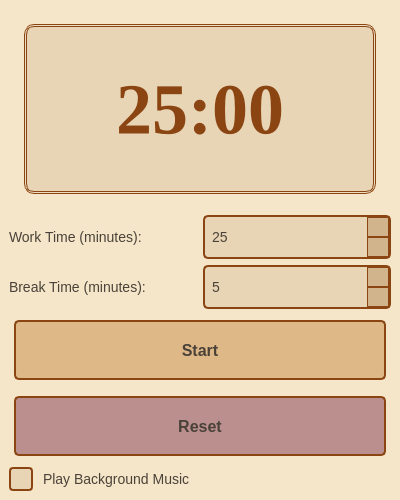
<?xml version="1.0" encoding="UTF-8"?>
<ui version="4.0">
 <class>MainWindow</class>
 <widget class="QMainWindow" name="MainWindow">
  <property name="geometry">
   <rect>
    <x>0</x>
    <y>0</y>
    <width>400</width>
    <height>500</height>
   </rect>
  </property>
  <property name="windowTitle">
   <string>Pomodoro Timer</string>
  </property>
  <property name="styleSheet">
   <string notr="true">QMainWindow {
    background-color: #F5E6CA;
}

QLabel {
    color: #4A4238;
    font-family: 'Times New Roman';
    font-size: 14px;
}

#timerLabel {
    color: #8B4513;
    font-size: 72px;
    font-weight: bold;
    padding: 20px;
    background-color: #E8D5B5;
    border: 3px double #8B4513;
    border-radius: 10px;
    margin: 15px;
}

QPushButton {
    background-color: #D2B48C;
    color: #4A4238;
    border: 2px solid #8B4513;
    padding: 8px;
    font-family: 'Times New Roman';
    font-size: 16px;
    font-weight: bold;
    border-radius: 5px;
    min-height: 40px;
    margin: 5px;
}

QPushButton:hover {
    background-color: #C19A6B;
}

QPushButton:pressed {
    background-color: #AA856A;
    border-style: inset;
}

#startButton {
    background-color: #DEB887;
    border: 2px solid #8B4513;
}

#startButton:hover {
    background-color: #CD853F;
}

#resetButton {
    background-color: #BC8F8F;
    border: 2px solid #8B4513;
}

#resetButton:hover {
    background-color: #A0522D;
}

QSpinBox {
    background-color: #E8D5B5;
    color: #4A4238;
    border: 2px solid #8B4513;
    border-radius: 5px;
    padding: 5px;
    min-height: 30px;
    min-width: 80px;
    font-family: 'Times New Roman';
    font-size: 14px;
}

QSpinBox::up-button, QSpinBox::down-button {
    background-color: #D2B48C;
    border: 1px solid #8B4513;
    width: 20px;
}

QSpinBox::up-button:hover, QSpinBox::down-button:hover {
    background-color: #C19A6B;
}

QSpinBox::up-arrow {
    image: none;
    width: 0;
    height: 0;
    border-left: 5px solid transparent;
    border-right: 5px solid transparent;
    border-bottom: 7px solid #8B4513;
}

QSpinBox::down-arrow {
    image: none;
    width: 0;
    height: 0;
    border-left: 5px solid transparent;
    border-right: 5px solid transparent;
    border-top: 7px solid #8B4513;
}

QCheckBox {
    color: #4A4238;
    font-family: 'Times New Roman';
    font-size: 14px;
    spacing: 10px;
}

QCheckBox::indicator {
    width: 20px;
    height: 20px;
    border: 2px solid #8B4513;
    border-radius: 4px;
    background-color: #E8D5B5;
}

QCheckBox::indicator:checked {
    background-color: #D2B48C;
    image: url(check.png);
}

QCheckBox::indicator:hover {
    background-color: #DEB887;
}</string>
  </property>
  <widget class="QWidget" name="centralwidget">
   <layout class="QVBoxLayout" name="verticalLayout">
    <item>
     <widget class="QLabel" name="timerLabel">
      <property name="font">
       <font>
        <family>Times New Roman</family>
        <pointsize>-1</pointsize>
        <weight>75</weight>
        <bold>true</bold>
       </font>
      </property>
      <property name="text">
       <string>25:00</string>
      </property>
      <property name="alignment">
       <set>Qt::AlignCenter</set>
      </property>
     </widget>
    </item>
    <item>
     <layout class="QHBoxLayout" name="horizontalLayout">
      <item>
       <widget class="QLabel" name="label">
        <property name="text">
         <string>Work Time (minutes):</string>
        </property>
       </widget>
      </item>
      <item>
       <widget class="QSpinBox" name="workTimeSpinBox">
        <property name="minimum">
         <number>1</number>
        </property>
        <property name="maximum">
         <number>60</number>
        </property>
        <property name="value">
         <number>25</number>
        </property>
       </widget>
      </item>
     </layout>
    </item>
    <item>
     <layout class="QHBoxLayout" name="horizontalLayout_2">
      <item>
       <widget class="QLabel" name="label_2">
        <property name="text">
         <string>Break Time (minutes):</string>
        </property>
       </widget>
      </item>
      <item>
       <widget class="QSpinBox" name="breakTimeSpinBox">
        <property name="minimum">
         <number>1</number>
        </property>
        <property name="maximum">
         <number>30</number>
        </property>
        <property name="value">
         <number>5</number>
        </property>
       </widget>
      </item>
     </layout>
    </item>
    <item>
     <widget class="QPushButton" name="startButton">
      <property name="text">
       <string>Start</string>
      </property>
     </widget>
    </item>
    <item>
     <widget class="QPushButton" name="resetButton">
      <property name="text">
       <string>Reset</string>
      </property>
     </widget>
    </item>
    <item>
     <widget class="QCheckBox" name="musicCheckBox">
      <property name="text">
       <string>Play Background Music</string>
      </property>
     </widget>
    </item>
   </layout>
  </widget>
 </widget>
 <resources/>
 <connections/>
</ui>
